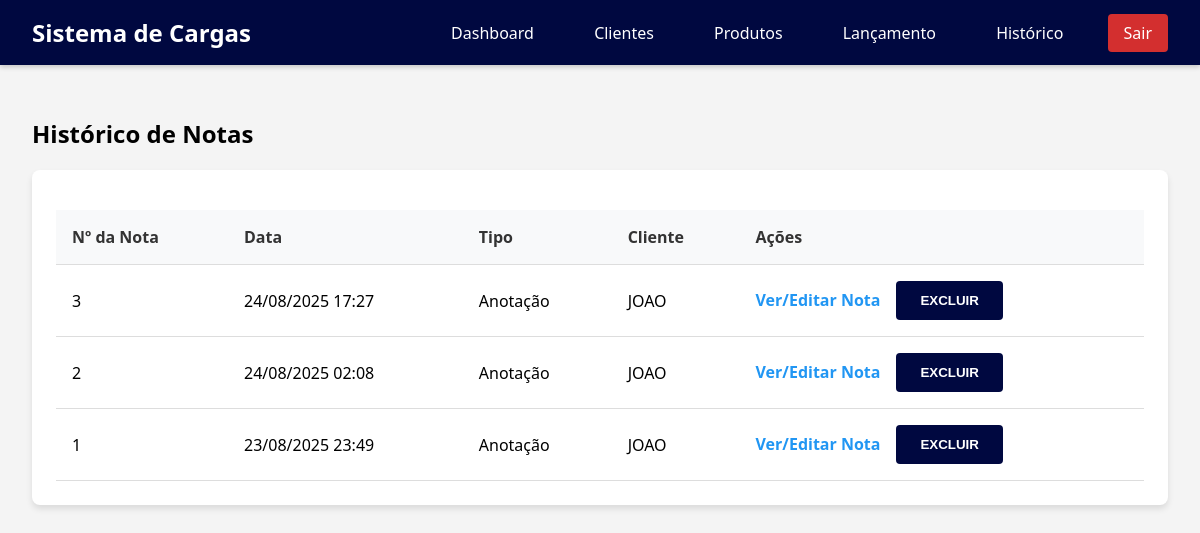
Page /historico (signed in) on the committed database.
### app.py (models this page shows)
class Nota(db.Model):
    id = db.Column(db.Integer, primary_key=True)
    cliente_id = db.Column(
        db.Integer, db.ForeignKey('cliente.id'), nullable=True)
    data = db.Column(db.DateTime, default=datetime.utcnow)
    tipo = db.Column(db.String(20), nullable=False)  # 'avista' ou 'anotacao'
    lancamentos = db.relationship(
        'Lancamento', backref='nota', lazy=True, cascade="all, delete-orphan")
    cliente = db.relationship('Cliente', backref='notas')

class Cliente(db.Model):
    id = db.Column(db.Integer, primary_key=True)
    nome = db.Column(db.String(100), nullable=False)
    telefone = db.Column(db.String(20), nullable=True)
    email = db.Column(db.String(100), nullable=True)

### app.py (the view)
@app.route('/historico')
def historico():
    if 'username' not in session:
        return redirect(url_for('login'))
    todas_notas = Nota.query.order_by(Nota.data.desc()).all()
    return render_template('historico.html', notas=todas_notas)

### templates/historico.html (shortened to what this page needs)
{% extends "base.html" %}
{% block content %}
<div class="page-header">
    <h2>Histórico de Notas</h2>
</div>
<div class="table-container">
    <table>
        <thead>
            <tr>
                <th>Nº da Nota</th>
                <th>Data</th>
                <th>Tipo</th>
                <th>Cliente</th>
                <th>Ações</th>
            </tr>
        </thead>
        <tbody>
            {% for nota in notas %}
            <tr>
                <td>{{ nota.id }}</td>
                <td>{{ nota.data.strftime('%d/%m/%Y %H:%M') }}</td>
                <td>{{ 'À Vista' if nota.tipo == 'avista' else 'Anotação' }}</td>
                <td>{{ nota.cliente.nome if nota.cliente else 'N/A' }}</td>
                <td class="table-actions">
                    <a href="{{ url_for('ver_nota', nota_id=nota.id) }}" class="btn-link">Ver/Editar Nota</a>
                    <form action="{{ url_for('excluir_nota', nota_id=nota.id) }}" method="POST" style="display:inline;" onsubmit="return confirm('Tem certeza que deseja excluir esta nota e todos os seus itens?');">
                        <button type="submit" class="btn-link">Excluir</button>
                    </form>
                </td>
            </tr>
            {% endfor %}
        </tbody>
    </table>
</div>
{% endblock %}

### static/style.css (style rules this page uses)
:root { --primary-color: #000840; --secondary-color: #f4f4f4; --accent-color: #2196F3; --success-color: #4CAF50; --warning-color: #FF9800; --danger-color: #D32F2F; --dark-color: #333; --light-color: #fff; --card-bg: #fff; --border-color: #ddd; }
body { font-family: 'Segoe UI', Arial, sans-serif; margin: 0; padding: 0; background-color: var(--secondary-color); }
.table-container, .form-container { background-color: var(--light-color); padding: 1.5rem; border-radius: 8px; box-shadow: 0 4px 6px rgba(0, 0, 0, 0.1); }
table { width: 100%; border-collapse: collapse; margin-top: 1rem; }
th, td { padding: 1rem; text-align: left; border-bottom: 1px solid var(--border-color); }
th { background-color: #f8f9fa; color: var(--dark-color); font-weight: 600; }
button { padding: 0.75rem 1.5rem; border: none; border-radius: 4px; cursor: pointer; font-weight: 600; text-transform: uppercase; transition: background-color 0.3s; }
button[type="submit"], .btn-primary { background-color: var(--primary-color); color: var(--light-color); }
.btn-link { color: var(--accent-color); text-decoration: none; font-weight: bold; }
.table-actions { display: flex; gap: 1rem; align-items: center; }

### rows in the picture
Nota: id "3", data "24/08/2025 17:27", tipo "Anotação", cliente "JOAO"
Nota: id "2", data "24/08/2025 02:08", tipo "Anotação", cliente "JOAO"
Nota: id "1", data "23/08/2025 23:49", tipo "Anotação", cliente "JOAO"
